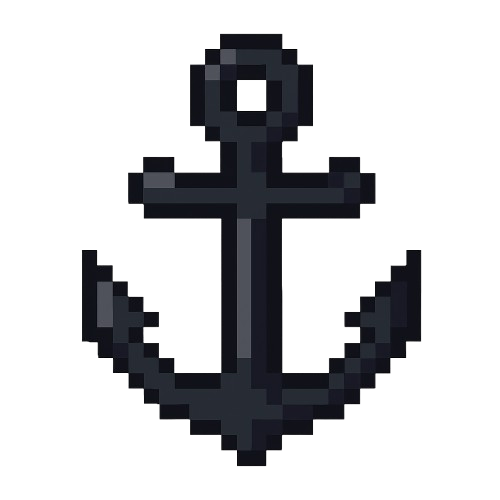
#> input picture assets/anchor/anchor.png, 500 x 500 px
$ python -i colors.py   (imports and definitions only)
#> lines starting #> are read from the running program, lines starting #| are printed output that depends on the picture
### proper_pixel_art/config.py
"""Configuration for the pixelate algorithm.

All tunable parameters live here as dataclasses, grouped by algorithm stage.
``PixelateConfig()`` holds the defaults; override individual fields directly or
load a (possibly partial) config from YAML with :meth:`PixelateConfig.from_yaml`.
Any key omitted from the YAML falls back to the default.
"""

from dataclasses import dataclass, field, fields, replace
from pathlib import Path

import numpy as np
import yaml
from PIL.Image import Dither, Quantize

RGB = tuple[int, int, int]

# Schema version read by this release; YAML configs may declare it as a
# top-level ``version`` key.
CONFIG_VERSION = 2

_CHANGELOG_HINT = (
    " If this config was written for a release before 2.0.0, "
    "see CHANGELOG.md for the key changes."
)

# Removed schema keys with direct replacements. These remain errors—the v2
# schema has one canonical spelling—but give users an actionable migration
# instead of making them search the changelog for a familiar key.
_MOVED_KEYS = {
    "PixelateConfig": {
        "num_colors": "colors.palette.num_colors (and set colors.method: palette)",
    },
    "MeshConfig": {
        "width_selection_tolerance": "mesh.width_keep_tolerance",
        "width_replacement_tolerance": "mesh.width_replace_tolerance",
    },
    "ColorConfig": {
        "num_colors": "colors.palette.num_colors (and set colors.method: palette)",
        "quantize_method": "colors.palette.quantize_method",
        "bin_size": "colors.dominant.bin_size",
        "output_color_merge_distance": "colors.dominant.merge_distance",
    },
}


@dataclass
class HoughConfig:
    """Parameters for the probabilistic Hough line transform (grid detection)."""

    rho: float = 1.0  # accumulator distance resolution in pixels
    theta_deg: float = 1.0  # accumulator angle resolution in degrees
    threshold: int = 100  # minimum votes to accept a line
    min_line_len: int = 50  # minimum line length in pixels
    max_line_gap: int = 10  # maximum gap to join line segments

    # [4 lines left out: function theta_rad, not called in this run]


@dataclass
class MeshConfig:
    """Parameters controlling pixel-grid (mesh) detection."""

    crop_border_pixels: int = 2  # border pixels trimmed before edge detection
    canny_thresholds: tuple[int, int] = (50, 200)  # (lower, upper) Canny thresholds
    closure_kernel_size: int = 8  # morphological closing kernel size
    cluster_threshold: int = 4  # max distance (px) to merge nearby grid lines
    angle_threshold_deg: float = 15  # tolerance for vertical/horizontal lines
    trim_outlier_fraction: float = 0.2  # tail fraction trimmed for pixel-width estimate
    snap_lines: bool = True  # snap interpolated grid lines to gradient-profile peaks
    snap_search_window_ratio: float = 0.35  # search window as fraction of pixel width
    snap_min_search_window: int = 2  # minimum search window in pixels
    snap_strength_threshold: float = 0.5  # peak must exceed this x mean profile to snap
    anchor_snap_window: int = 2  # snap detected (anchor) lines to peaks within this px
    max_axis_width_ratio: float = (
        1.8  # per-axis width estimates further apart than this -> smaller wins
    )
    validate_width: bool = True  # score candidate widths by within-cell variance
    width_keep_tolerance: float = (
        1.5  # replace the estimated width only when it scores (1 + this) x the best
    )
    width_replace_tolerance: float = (
        0.2  # on correction, accept a replacement scoring within (1 + this) x the best
    )
    profile_width_min_gaps: int = (
        5  # fewer Hough gaps than this -> profile width estimate
    )
    split_leftover_fraction: float = (
        0.4  # leftover fraction of pixel width that earns an extra grid line
    )
    hough: HoughConfig = field(default_factory=HoughConfig)


@dataclass
class PaletteConfig:
    """Parameters for the palette-quantization method (``method: palette``).

    The image is quantized to ``num_colors`` with PIL's ``Image.quantize`` and
    each mesh cell takes its most common palette color.
    """

    num_colors: int = 16  # palette size (1-256)
    quantize_method: str = "MAXCOVERAGE"  # PIL.Image.Quantize member name
    dither: str = "NONE"  # PIL.Image.Dither member name (NONE, FLOYDSTEINBERG, ...)
    kmeans: int = 0  # PIL quantize() k-means refinement iterations; 0 disables

    def __post_init__(self) -> None:
        if not 1 <= self.num_colors <= 256:
            raise ValueError(f"num_colors must be in 1-256, got {self.num_colors}.")
        if self.kmeans < 0:
            raise ValueError(f"kmeans must be >= 0, got {self.kmeans}.")

    # [22 lines left out: functions quantize, dither_mode, not called in this run]


@dataclass
class DominantConfig:
    """Parameters for the dominant-color method (``method: dominant``).

    Original colors are preserved: each mesh cell picks its dominant color via
    offset binning, then near-duplicate output colors are merged by
    agglomerative clustering so flat areas collapse to a single color.
    """

    bin_size: int = 52  # RGB bin size for the per-cell dominant color
    merge_distance: float = (
        12  # merge output colors closer than this (in merge_color_space); 0 disables
    )
    merge_color_space: str = (
        "rgb"  # "rgb" (Euclidean RGB) or "lab" (CIELAB, i.e. CIE76 delta E)
    )
    merge_linkage: str = (
        "complete"  # scipy linkage criterion: "complete", "average" or "single"
    )
    max_linkage_colors: int = (
        4096  # cap on unique colors fitted by clustering (bounds memory)
    )

    def __post_init__(self) -> None:
        # bin_size is a divisor in dominant_rgb_by_binning (num_bins =
        # 255 // bin_size + 1); 0 would raise an opaque ZeroDivisionError later.
        if self.bin_size < 1:
            raise ValueError(f"bin_size must be >= 1, got {self.bin_size}.")
        # Restrict to criteria whose cut height is a plain Euclidean distance, so
        # merge_distance keeps its meaning (ward/centroid/median cut heights
        # are not plain distances).
        if self.merge_color_space not in ("rgb", "lab"):
            raise ValueError(
                f"Unknown merge_color_space {self.merge_color_space!r}. "
                f"Valid options: rgb, lab."
            )
        if self.merge_linkage not in ("complete", "average", "single"):
            raise ValueError(
                f"Unknown merge_linkage {self.merge_linkage!r}. "
                f"Valid options: complete, average, single."
            )
        # scipy linkage needs at least 2 observations to fit anything.
        if self.max_linkage_colors < 2:
            raise ValueError(
                f"max_linkage_colors must be >= 2, got {self.max_linkage_colors}."
            )


@dataclass
class ColorConfig:
    """Parameters controlling color selection, quantization and transparency.

    ``method`` selects between the two quantization methods, whose specific
    knobs live in the ``palette`` and ``dominant`` sub-configs; the remaining
    fields apply to both.
    """

    method: str = "dominant"  # "dominant" (preserve colors) or "palette" (quantize)
    alpha_threshold: int = 128  # alpha >= this is opaque (0-255)
    transparency_majority_fraction: float = (
        0.5  # cell transparent if >= this fraction is transparent
    )
    top_colors_limit: int = 8  # common colors sampled to pick a background
    thumbnail_size: tuple[int, int] = (160, 160)  # downscale size for color analysis
    cell_center_ratio: float = (
        1.0  # sample only this central fraction of each cell's width/height; 1 = all
    )
    background_candidates: list[RGB] | None = None  # override background palette
    palette: "PaletteConfig" = field(default_factory=PaletteConfig)
    dominant: "DominantConfig" = field(default_factory=DominantConfig)

    def __post_init__(self) -> None:
        if not 0 < self.cell_center_ratio <= 1:
            raise ValueError(
                f"cell_center_ratio must be in (0, 1], got {self.cell_center_ratio}."
            )
        if self.method not in ("dominant", "palette"):
            raise ValueError(
                f"Unknown color method {self.method!r}. "
                f"Valid options: dominant, palette."
            )
        # Normalize YAML lists-of-lists into RGB tuples. _build skips this field
        # because its default is None rather than a tuple.
        if self.background_candidates is not None:
            self.background_candidates = [tuple(c) for c in self.background_candidates]


@dataclass
class VideoConfig:
    """Parameters for the video/GIF pipeline (ignored for still images)."""

    output_format: str = "gif"  # "gif" or "mp4"; an explicit output suffix wins
    num_sample_frames: int = 8  # frames sampled for mesh/palette detection
    # Keep a grid edge if it appears in at least this fraction of sampled
    # frames. In clean pixel-art video every content edge lies on the grid, so
    # a low threshold strengthens the Hough evidence; requiring more than one
    # frame still suppresses single-frame compression noise. A strict majority
    # vote would erase grid segments only visible where moving content happens
    # to create contrast.
    min_vote_fraction: float = 0.25

    # [14 lines left out: function __post_init__, not called in this run]


@dataclass
class PixelateConfig:
    """Top-level configuration for :func:`proper_pixel_art.image.pixelate`.

    ``scale_result=None`` means no output scaling and ``pixel_width=None``
    auto-detects the pixel width. The quantization method is selected by
    ``colors.method``.
    """

    initial_upscale_factor: int = 2
    scale_result: int | None = None
    transparent_background: bool = False
    pixel_width: int | None = None
    mesh: MeshConfig = field(default_factory=MeshConfig)
    colors: ColorConfig = field(default_factory=ColorConfig)
    video: VideoConfig = field(default_factory=VideoConfig)

    # [93 lines left out: functions __post_init__, from_yaml, from_dict, _build, not called in this run]

### proper_pixel_art/colors.py
"""Handles image colors logic"""

from collections import Counter
from pathlib import Path

import numpy as np
from PIL import Image, ImageColor
from scipy.cluster import hierarchy

from proper_pixel_art.config import ColorConfig, DominantConfig

RGB = tuple[int, int, int]
RGBA = tuple[int, int, int, int]


# [4 lines left out: function _rgb_dist, not called in this run]


def top_opaque_colors(
    img: Image.Image,
    color_config: ColorConfig | None = None,
) -> list[RGB]:
    """Return the most common opaque colors (RGB) up to
    ``color_config.top_colors_limit``."""
    color_config = color_config or ColorConfig()
    rgba = img.convert("RGBA").copy()
    rgba.thumbnail(color_config.thumbnail_size)  # speed and de-noise tiny details
    counts = Counter()
    for r, g, b, a in rgba.get_flattened_data():
        if a >= color_config.alpha_threshold:
            counts[(r, g, b)] += 1
    return [c for c, _ in counts.most_common(color_config.top_colors_limit)]


DEFAULT_BACKGROUND_CANDIDATES: list[RGB] = [
    (0, 255, 255),  # cyan
    (255, 255, 255),  # white
    (255, 0, 0),  # red
    (0, 255, 0),  # green
    (0, 0, 255),  # blue
    (255, 255, 0),  # yellow
    (255, 0, 255),  # magenta
    (255, 128, 0),  # orange
    (128, 0, 255),  # violet
    (0, 128, 255),  # sky
    (0, 255, 128),  # mint
    (255, 0, 128),  # pink
]


# [16 lines left out: function pick_background, not called in this run]


def clamp_alpha(
    image: Image.Image,
    color_config: ColorConfig | None = None,
    mode: str = "RGB",
    background_hex: str | None = None,
) -> Image.Image:
    """
    Replace pixels with alpha < ``color_config.alpha_threshold`` by a background
    color. If background_hex is None, choose a color far from the most common
    image colors.
    mode: 'RGB' or 'L'
    """
    if mode not in ("RGB", "L"):
        raise ValueError("mode must be 'RGB' or 'L'")
    color_config = color_config or ColorConfig()

    if background_hex is None:
        common = top_opaque_colors(image, color_config)
        bg_rgb = pick_background(common, candidates=color_config.background_candidates)
    else:
        bg_rgb = ImageColor.getrgb(background_hex)

    base = image.convert(mode)
    alpha = image.getchannel("A")
    alpha_threshold = color_config.alpha_threshold
    mask = alpha.point(lambda p: 255 if p >= alpha_threshold else 0)

    background = Image.new("RGB", image.size, bg_rgb).convert(mode)

    return Image.composite(base, background, mask)


# [77 lines left out: functions extract_and_scale_alpha, dominant_rgb_by_binning, not called in this run]


# sRGB (D65) -> CIE XYZ matrix and D65 reference white, for rgb_to_lab.
_RGB_TO_XYZ = np.array(
    [
        [0.4124564, 0.3575761, 0.1804375],
        [0.2126729, 0.7151522, 0.0721750],
        [0.0193339, 0.1191920, 0.9503041],
    ]
)
_D65_WHITE = np.array([0.95047, 1.0, 1.08883])


# [16 lines left out: function rgb_to_lab, not called in this run]


# Unseen colors are matched against representatives in chunks of this many
# colors at a time to bound the broadcast (chunk x reps x 3) array.
_NEAREST_CHUNK = 512


class ColorMerger:
    """Merge near-duplicate colors of small (output-resolution) images.

    In the skip-quantization path each cell independently picks a
    binned-median color, so logically-identical colors come out a few RGB
    units apart (visible speckle in flat areas). Colors are grouped by scipy
    agglomerative clustering cut at ``distance`` (Euclidean in RGB, or in
    CIELAB when ``merge_color_space`` is ``"lab"``), and every
    color maps to its cluster's most frequent member, so flat areas collapse
    to one color. With the default ``"complete"`` linkage criterion every
    cluster's diameter is bounded by ``distance``; ``"single"`` chain-merges
    more aggressively, ``"average"`` sits in between.

    Inputs with more than ``max_colors`` unique colors are fitted on the most
    frequent ones only, bounding memory: hierarchy.linkage materializes all
    N*(N-1)/2 pairwise distances (float64), which is unbounded in the video
    path where noisy inputs can keep tens of thousands of unique colors
    (~10 GB at 50k; ~64 MB at the default cap). The rare remainder snaps to
    the nearest representative within ``distance`` at apply time, else passes
    through unchanged.

    Fit/apply are split so video frames share one mapping (no flicker):
    fit once on the sampled frames, apply to every frame.
    """

    # [202 lines left out: functions __init__, _coords, _nearest_representatives, fit, _fit_linkage, apply and 5 more, not called in this run]

>>> from PIL import Image
>>> picture = Image.open('../assets/anchor/anchor.png')
#> picture is the input picture: PIL image 500x500 RGBA; mean R, G, B, A 8.1, 8.5, 10.5, 61
>>> result = clamp_alpha(picture)
#> in top_opaque_colors, `rgba.thumbnail(color_config.thumbnail_size)`:
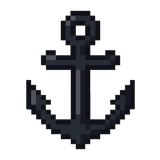
#> rgba: PIL image 160x160 RGBA; mean R, G, B, A 8.7, 9.2, 11.3, 61; transparent parts drawn white
#> after the loop in top_opaque_colors, `for r, g, b, a in rgba.get_flattened_data():`: counts = 0 items
#> (the run stopped early here; a loop or call above may not have finished)
